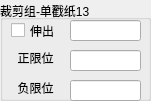
    <widget class="QGroupBox" name="Cylinder_26">
     <property name="geometry">
      <rect>
       <x>410</x>
       <y>20</y>
       <width>151</width>
       <height>101</height>
      </rect>
     </property>
     <property name="title">
      <string>裁剪组-单戳纸13</string>
     </property>
     <property name="alignment">
      <set>Qt::AlignLeading|Qt::AlignLeft|Qt::AlignVCenter</set>
     </property>
     <widget class="QCheckBox" name="check_OpenCylinder_26">
      <property name="geometry">
       <rect>
        <x>11</x>
        <y>21</y>
        <width>61</width>
        <height>19</height>
       </rect>
      </property>
      <property name="sizePolicy">
       <sizepolicy hsizetype="Minimum" vsizetype="Fixed">
        <horstretch>0</horstretch>
        <verstretch>0</verstretch>
       </sizepolicy>
      </property>
      <property name="text">
       <string>伸出</string>
      </property>
     </widget>
     <widget class="QLineEdit" name="lineEdit_CylinderCmd_26">
      <property name="geometry">
       <rect>
        <x>70</x>
        <y>20</y>
        <width>71</width>
        <height>21</height>
       </rect>
      </property>
      <property name="text">
       <string/>
      </property>
     </widget>
     <widget class="QLineEdit" name="lineEdit_CylinderPosStatus_26">
      <property name="geometry">
       <rect>
        <x>70</x>
        <y>50</y>
        <width>71</width>
        <height>21</height>
       </rect>
      </property>
      <property name="text">
       <string/>
      </property>
      <property name="alignment">
       <set>Qt::AlignCenter</set>
      </property>
     </widget>
     <widget class="QLabel" name="label_CylinderPosStatus_26">
      <property name="geometry">
       <rect>
        <x>10</x>
        <y>50</y>
        <width>51</width>
        <height>16</height>
       </rect>
      </property>
      <property name="text">
       <string>正限位</string>
      </property>
      <property name="alignment">
       <set>Qt::AlignCenter</set>
      </property>
     </widget>
     <widget class="QLineEdit" name="lineEdit_CylinderNegStatus_26">
      <property name="geometry">
       <rect>
        <x>70</x>
        <y>80</y>
        <width>71</width>
        <height>21</height>
       </rect>
      </property>
      <property name="text">
       <string/>
      </property>
      <property name="alignment">
       <set>Qt::AlignCenter</set>
      </property>
     </widget>
     <widget class="QLabel" name="label_CylinderNegStatus_26">
      <property name="geometry">
       <rect>
        <x>10</x>
        <y>80</y>
        <width>51</width>
        <height>16</height>
       </rect>
      </property>
      <property name="text">
       <string>负限位</string>
      </property>
      <property name="alignment">
       <set>Qt::AlignCenter</set>
      </property>
     </widget>
    </widget>
